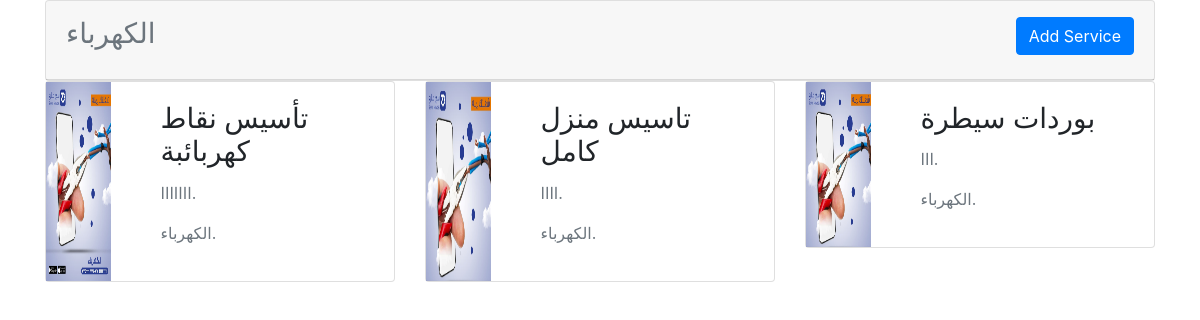
Screenshot of /serviceApp/showCategory/3 with the database file from the repository.
### serviceApp/models.py (models this page shows, shortened)
class Category (models.Model):
    cat_name= models.CharField(max_length=250)
    cat_image=models.ImageField(upload_to='Category_images/', blank=True)
    cat_details=models.TextField(null=True)
    def __str__(self):
        return f'{self.cat_name}'
    class Meta:
        verbose_name = 'Category'
        verbose_name_plural = 'Categories'

class Service (models.Model):
    serv_name = models.CharField(max_length=250)
    serv_details=models.TextField()
    serv_Img = models.ImageField(upload_to='Service_images/', blank=True)
    date = models.DateTimeField(auto_now=True,null=True)
    serv_cat=models.ForeignKey(Category,on_delete=models.CASCADE, related_name='y')
    class Meta:
        verbose_name = 'Service'
        verbose_name_plural = 'Services'

### serviceApp/views.py (the view)
# urls.py: path('showCategory/<id>', views.show_category, name='show-category'),
def show_category(request, id):
    service_list=Service.objects.all().filter(serv_cat_id=id)
    category_name=Category.objects.all().get(id=id).cat_name
    return render(request, 'serviceApp/list_of_services.html', {'service_list': service_list, 'cat_id': id, 'category_name': category_name})

### serviceApp/templates/serviceApp/list_of_services.html
{% extends "serviceApp/layout.html" %}
{% block body %}
<div class="page-body">
<div class="container-xl">
    <div class="card">
        <div class="card-header py-3 ">
                      <div class="d-flex justify-content-between" style="width:100%">
                          <div class="text-muted">   <h3 class="card-title">{{category_name}}</h3></div>
                     <div class="text-muted">
                    <a  class="btn btn-primary" href="{% url 'add-service' cat_id %}">Add Service</a>
               </div>
                      </div>
                  </div>
    </div>
    <div class="row ">
    {%for item in service_list%}
        <div class="col-4">
                <div class="card bg-form" >
                  <div class="row">
                    <div class="col-3">
                        <a href="{% url 'show-service' item.id %}"> <img src="{{item.serv_Img.url}}" class="w-100 h-100 object-cover" alt="Card side image"></a>
                    </div>
                    <div  class="col">
                      <div class="card-body">
                        <h3 class="card-title">{{item.serv_name}}</h3>
                        <p class="text-muted">{{item.serv_details}}.</p>
                           <p class="text-muted">{{item.serv_cat}}.</p>
                      </div>
                    </div>
                  </div>
                </div>
              </div>
{% endfor %}
  </div>
</div>
</div>
{% endblock %}

### serviceApp/templates/serviceApp/layout.html (shortened to what this page needs)
{% load static %}
<!DOCTYPE html>
<html lang="en">
    <head>
        <link rel="stylesheet" href="https://stackpath.bootstrapcdn.com/bootstrap/4.4.1/css/bootstrap.min.css">
    </head>
    <body>
     {% block body %}
        {% endblock %}
    </body>
</html>

### rows the page displays
Category: cat_name "الكهرباء"
Service: serv_Img (picture), serv_name "تأسيس نقاط كهربائبة", serv_details "ااااااا", serv_cat "الكهرباء"
Service: serv_Img (picture), serv_name "تاسيس منزل كامل", serv_details "اااا", serv_cat "الكهرباء"
Service: serv_Img (picture), serv_name "بوردات سيطرة", serv_details "ااا", serv_cat "الكهرباء"
